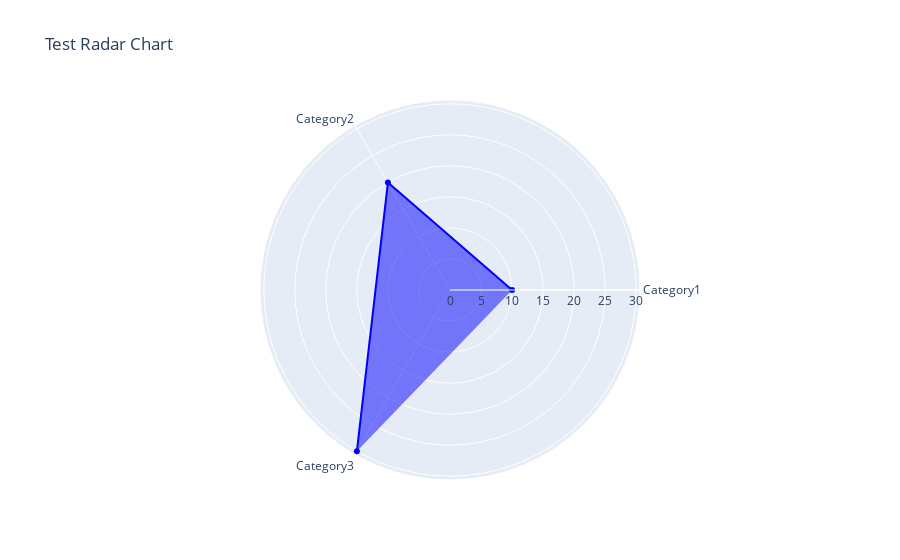

This figure's notebook cell:
### Code cell
categories = ['Category1', 'Category2', 'Category3']
values = [10, 20, 30]
create_custom_radar_chart(data=None, categories=categories, values=values, chart_title='Test Radar Chart', color='blue')

### Figure 1 — Plotly figure (JSON) as saved in the notebook; plotly's stock layout.template omitted (floating-point values rounded to 4 significant figures)
{"data": [{"fill": "toself", "marker": {"color": "blue"}, "r": [10, 20, 30], "theta": ["Category1", "Category2", "Category3"], "type": "scatterpolar"}], "layout": {"polar": {"radialaxis": {"visible": true}}, "title": {"text": "Test Radar Chart"}}}
